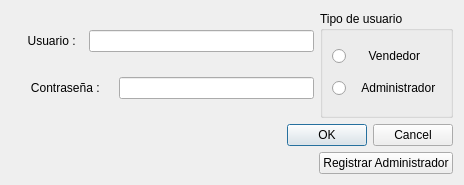
<?xml version="1.0" encoding="UTF-8"?>
<ui version="4.0">
 <class>Dialog</class>
 <widget class="QDialog" name="Dialog">
  <property name="geometry">
   <rect>
    <x>0</x>
    <y>0</y>
    <width>464</width>
    <height>185</height>
   </rect>
  </property>
  <property name="windowTitle">
   <string>Tienda Virtual</string>
  </property>
  <layout class="QVBoxLayout" name="verticalLayout_3">
   <item>
    <layout class="QHBoxLayout" name="horizontalLayout_4">
     <item>
      <layout class="QVBoxLayout" name="verticalLayout">
       <item>
        <layout class="QHBoxLayout" name="horizontalLayout">
         <item>
          <widget class="QLabel" name="label">
           <property name="text">
            <string>     Usuario :  </string>
           </property>
          </widget>
         </item>
         <item>
          <widget class="QLineEdit" name="usuarioLineEdit"/>
         </item>
        </layout>
       </item>
       <item>
        <layout class="QHBoxLayout" name="horizontalLayout_2">
         <item>
          <widget class="QLabel" name="labelClave">
           <property name="text">
            <string>      Contraseña :    </string>
           </property>
          </widget>
         </item>
         <item>
          <widget class="QLineEdit" name="claveLineEdit"/>
         </item>
        </layout>
       </item>
      </layout>
     </item>
     <item>
      <widget class="QGroupBox" name="groupBox">
       <property name="title">
        <string>Tipo de usuario</string>
       </property>
       <layout class="QVBoxLayout" name="verticalLayout_2">
        <item>
         <widget class="QRadioButton" name="usuarioNormalRadioButton">
          <property name="text">
           <string>     Vendedor</string>
          </property>
         </widget>
        </item>
        <item>
         <widget class="QRadioButton" name="usuarioAdministradorRadioButton">
          <property name="text">
           <string>   Administrador</string>
          </property>
         </widget>
        </item>
       </layout>
      </widget>
     </item>
    </layout>
   </item>
   <item>
    <widget class="QDialogButtonBox" name="buttonBox">
     <property name="standardButtons">
      <set>QDialogButtonBox::Cancel|QDialogButtonBox::Ok</set>
     </property>
    </widget>
   </item>
   <item>
    <layout class="QHBoxLayout" name="horizontalLayout_3">
     <item>
      <spacer name="horizontalSpacer">
       <property name="orientation">
        <enum>Qt::Horizontal</enum>
       </property>
       <property name="sizeHint" stdset="0">
        <size>
         <width>40</width>
         <height>20</height>
        </size>
       </property>
      </spacer>
     </item>
     <item>
      <widget class="QPushButton" name="registrarAdminPushButton">
       <property name="text">
        <string>Registrar Administrador</string>
       </property>
      </widget>
     </item>
    </layout>
   </item>
  </layout>
 </widget>
 <resources/>
 <connections/>
</ui>
